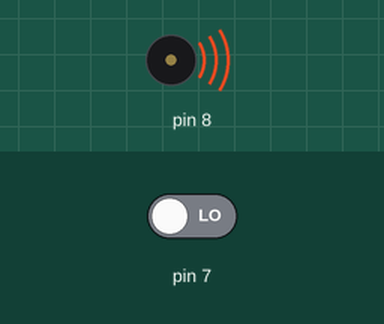
A sketch run on a simulated Arduino Uno, built with avr-gcc and run on an emulated ATmega328P. Shown: buzzer (waves = sounding). The inputs (shaded band) are chosen by the test bench; at power-on: pin 7 LOW. What the sketch prints to the serial monitor is not drawn.

Above: at 0.1 s.
Timing chart, 0 to 1.6 s (numbered marks = the images above):
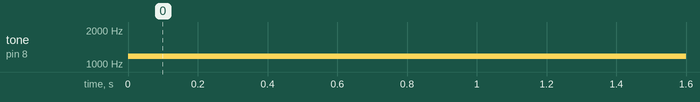

The sketch:

istiklalMarsi.ino
```cpp
#include "pitches.h"


int pitch = 300;
int btn_state = 0;
boolean btn_lock = false;

int istiklalMarsi[] = {

  NOTE_B4,NOTE_E5,NOTE_FS5,NOTE_G5,NOTE_FS5,NOTE_DS5,NOTE_FS5,NOTE_E5,
  NOTE_E5,NOTE_DS5,NOTE_E5,NOTE_A5,NOTE_B5,NOTE_C6,NOTE_B5,NOTE_GS5,NOTE_B5,NOTE_A5,

  NOTE_B5,NOTE_AS5,NOTE_B5,NOTE_FS5,NOTE_FS5,NOTE_A5,NOTE_G5,NOTE_DS5,NOTE_E5,


  NOTE_FS5,NOTE_G5,NOTE_A5,NOTE_B5,NOTE_C6,NOTE_D6,NOTE_E6,NOTE_D6,

  NOTE_D5,NOTE_CS5,NOTE_D5,NOTE_B5,NOTE_A5,NOTE_G5,

  NOTE_B4,NOTE_A4,NOTE_B4,NOTE_FS5,NOTE_B4,NOTE_B5,NOTE_A5,NOTE_G5,NOTE_FS5,NOTE_G5,NOTE_E5,


  NOTE_E6,NOTE_D6,NOTE_C6,NOTE_B5,NOTE_A5,NOTE_G5,NOTE_FS5,NOTE_E5,NOTE_B5, NOTE_B4, NOTE_E5

};


int touchMyTalala[] = {
  NOTE_F6, NOTE_D6, NOTE_E6, NOTE_F6,NOTE_D6, NOTE_E6, NOTE_F6,NOTE_D6, NOTE_E6,NOTE_F6,NOTE_A6,NOTE_G6,NOTE_F6,NOTE_E6,
  NOTE_C6, NOTE_D6, NOTE_E6, NOTE_C6, NOTE_D6, NOTE_E6,NOTE_C6, NOTE_D6, NOTE_E6, NOTE_G6, NOTE_F6,NOTE_E6

};


int coffinDance[] = {
 NOTE_D6,NOTE_D6, NOTE_D6, NOTE_D6, NOTE_F6, NOTE_F6, NOTE_F6, NOTE_F6,
 NOTE_E6,NOTE_E6, NOTE_E6, NOTE_E6,NOTE_G6, NOTE_G6, NOTE_G6, NOTE_G6,
 NOTE_A6,NOTE_A6,NOTE_A6,NOTE_A6, NOTE_A6,NOTE_A6,NOTE_A6,NOTE_A6,NOTE_A6,

 NOTE_A6,NOTE_G6,NOTE_F6,NOTE_E6,NOTE_C6,

 NOTE_D6,NOTE_D6,NOTE_A6,NOTE_G6,NOTE_F6,NOTE_E6,NOTE_E6,NOTE_E6, NOTE_G6,NOTE_F6,NOTE_E6,NOTE_D6,

 NOTE_D6,NOTE_D7,NOTE_C7,NOTE_D7,NOTE_C7,NOTE_D7,NOTE_D6,NOTE_D6,NOTE_D7,NOTE_C7,NOTE_D7,NOTE_C7,NOTE_D7,
 NOTE_D6,NOTE_D6,NOTE_A6,NOTE_G6,NOTE_F6,NOTE_E6,NOTE_E6,NOTE_E6, NOTE_G6,NOTE_F6,NOTE_E6,NOTE_D6,

 NOTE_D6,NOTE_D7,NOTE_C7,NOTE_D7,NOTE_C7,NOTE_D7,NOTE_D6,NOTE_D6,NOTE_D7,NOTE_C7,NOTE_D7,NOTE_C7,NOTE_D7
};


void setup() {
  Serial.begin(9600);
  // put your setup code here, to run once:
  pinMode(8, OUTPUT);
  pinMode(7, INPUT);
}

void checkBtnState(int digital) {
  if(digital == 0) btn_lock = false;

  if(btn_lock)return;

  if(digital == 1) {
    btn_state++;
    btn_state = btn_state % 600;

    btn_lock = true;
  }


}


void loop() {
  checkBtnState(digitalRead(7));
  int note = coffinDance[btn_state];
  Serial.print(note);
  Serial.print(" - ");
  Serial.print(btn_state);
  Serial.print("\n");
  tone(8, note);


}
```

pitches.h
```cpp
/*************************************************

 * Public Constants

 *************************************************/

#define NOTE_B0  31
#define NOTE_C1  33
#define NOTE_CS1 35
#define NOTE_D1  37
#define NOTE_DS1 39
#define NOTE_E1  41
#define NOTE_F1  44
#define NOTE_FS1 46
#define NOTE_G1  49
#define NOTE_GS1 52
#define NOTE_A1  55
#define NOTE_AS1 58
#define NOTE_B1  62
#define NOTE_C2  65
#define NOTE_CS2 69
#define NOTE_D2  73
#define NOTE_DS2 78
#define NOTE_E2  82
#define NOTE_F2  87
#define NOTE_FS2 93
#define NOTE_G2  98
#define NOTE_GS2 104
#define NOTE_A2  110
#define NOTE_AS2 117
#define NOTE_B2  123
#define NOTE_C3  131
#define NOTE_CS3 139
#define NOTE_D3  147
#define NOTE_DS3 156
#define NOTE_E3  165
#define NOTE_F3  175
#define NOTE_FS3 185
#define NOTE_G3  196
#define NOTE_GS3 208
#define NOTE_A3  220
#define NOTE_AS3 233
#define NOTE_B3  247
#define NOTE_C4  262
#define NOTE_CS4 277
#define NOTE_D4  294
#define NOTE_DS4 311
#define NOTE_E4  330
#define NOTE_F4  349
#define NOTE_FS4 370
#define NOTE_G4  392
#define NOTE_GS4 415
#define NOTE_A4  440
#define NOTE_AS4 466
#define NOTE_B4  494


#define NOTE_C5  523
#define NOTE_CS5 554
#define NOTE_D5  587
#define NOTE_DS5 622
#define NOTE_E5  659
#define NOTE_F5  698
#define NOTE_FS5 740
#define NOTE_G5  784
#define NOTE_GS5 831
#define NOTE_A5  880
#define NOTE_AS5 932
#define NOTE_B5  988
#define NOTE_C6  1047
#define NOTE_CS6 1109
#define NOTE_D6  1175
#define NOTE_DS6 1245
#define NOTE_E6  1319
#define NOTE_F6  1397
#define NOTE_FS6 1480
#define NOTE_G6  1568
#define NOTE_GS6 1661
#define NOTE_A6  1760
#define NOTE_AS6 1865
#define NOTE_B6  1976
#define NOTE_C7  2093
#define NOTE_CS7 2217
#define NOTE_D7  2349
#define NOTE_DS7 2489
#define NOTE_E7  2637
#define NOTE_F7  2794
#define NOTE_FS7 2960
#define NOTE_G7  3136
#define NOTE_GS7 3322
#define NOTE_A7  3520
#define NOTE_AS7 3729
#define NOTE_B7  3951
#define NOTE_C8  4186
#define NOTE_CS8 4435
#define NOTE_D8  4699
#define NOTE_DS8 4978
```

Measured:
- by itself, tone on pin 8: silent → 1175 Hz at 0.00 s
